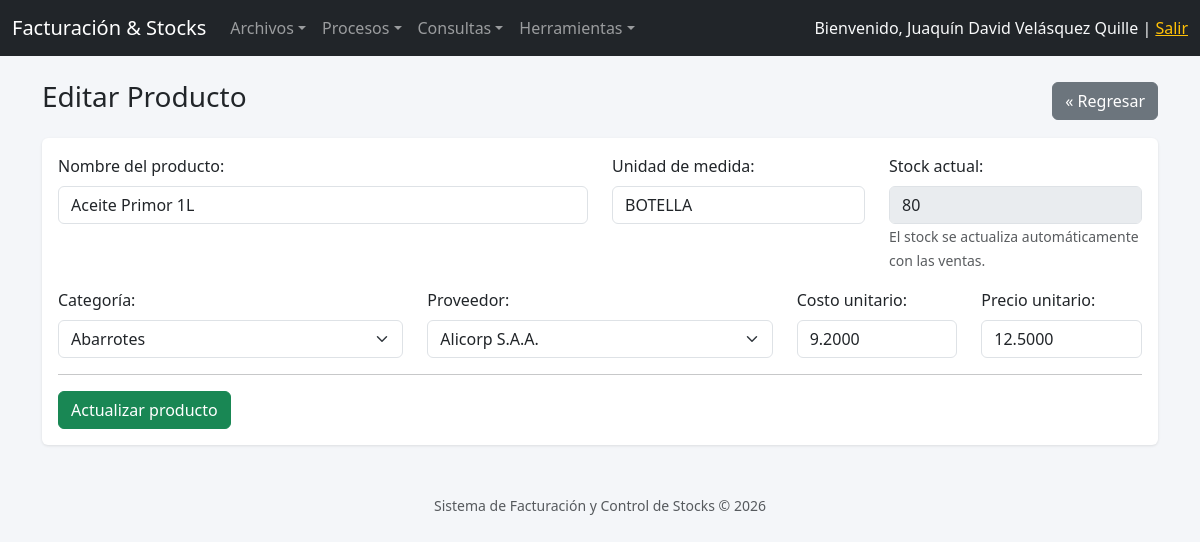
The page /productos/update.php?id=PR0000002 (signed in) on the database its author committed.
### tables this page shows
CREATE TABLE productos (
  idproducto  VARCHAR(10) PRIMARY KEY,
  idproveedor VARCHAR(3) NOT NULL,
  nomproducto VARCHAR(128) NOT NULL,
  unimed      VARCHAR(15),
  stock       INT NOT NULL DEFAULT 0,
  cosuni      DECIMAL(10,4) NOT NULL DEFAULT 0,
  preuni      DECIMAL(10,4) NOT NULL DEFAULT 0,
  idcategoria CHAR(2) NOT NULL,
  estado      CHAR(1) NOT NULL DEFAULT '1',
  CONSTRAINT fk_producto_proveedor FOREIGN KEY (idproveedor) REFERENCES proveedores(idproveedor),
  CONSTRAINT fk_producto_categoria FOREIGN KEY (idcategoria) REFERENCES categorias(idcategoria)
);

CREATE TABLE categorias (
  idcategoria  CHAR(2) PRIMARY KEY,
  nomcategoria VARCHAR(128) NOT NULL
);

CREATE TABLE proveedores (
  idproveedor    VARCHAR(3) PRIMARY KEY,
  nomproveedor   VARCHAR(128) NOT NULL,
  rucproveedor   VARCHAR(11),
  dirproveedor   VARCHAR(128),
  telproveedor   VARCHAR(9),
  emailproveedor VARCHAR(64),
  estado         CHAR(1) NOT NULL DEFAULT '1'
);

### conexion/Conexion.php (called while the page is built, shortened)
<?php
class Conexion
{
    private static $instancia = null;
    private $host   = 'localhost';
    private $dbname = 'facturacion';
    private $user   = 'root';
    private $pass   = '';
    private function __construct()
    {
        try {
            $dsn = "mysql:host={$this->host};dbname={$this->dbname};charset=utf8mb4";
            $this->pdo = new PDO($dsn, $this->user, $this->pass, [
                PDO::ATTR_ERRMODE            => PDO::ERRMODE_EXCEPTION,
                PDO::ATTR_DEFAULT_FETCH_MODE => PDO::FETCH_OBJ,
                PDO::ATTR_EMULATE_PREPARES   => false,
            ]);
        } catch (PDOException $e) {
            die('Error de conexión a la base de datos: ' . $e->getMessage());
        }
    }
    public static function getConexion()
    {
        if (self::$instancia === null) {
            self::$instancia = new Conexion();
        }
        return self::$instancia->pdo;
    }
}

### clases/Producto.php (called while the page is built, shortened)
<?php
require_once __DIR__ . '/../conexion/Conexion.php';
class Producto
{
    private $pdo;
    public function __construct()
    {
        $this->pdo = Conexion::getConexion();
    }
    public function obtenerPorId($idproducto)
    {
        $sql = "SELECT * FROM productos WHERE idproducto = :id";
        $stmt = $this->pdo->prepare($sql);
        $stmt->execute([':id' => $idproducto]);
        return $stmt->fetch();
    }
}

### clases/Categoria.php (called while the page is built, shortened)
<?php
require_once __DIR__ . '/../conexion/Conexion.php';
class Categoria
{
    private $pdo;
    public function __construct()
    {
        $this->pdo = Conexion::getConexion();
    }
    public function listarCategorias()
    {
        $sql = "SELECT * FROM categorias ORDER BY nomcategoria ASC";
        return $this->pdo->query($sql)->fetchAll();
    }
}

### clases/Proveedor.php (called while the page is built, shortened)
<?php
require_once __DIR__ . '/../conexion/Conexion.php';
class Proveedor
{
    private $pdo;
    public function __construct()
    {
        $this->pdo = Conexion::getConexion();
    }
    public function listarProveedores()
    {
        $sql = "SELECT * FROM proveedores WHERE estado = '1' ORDER BY nomproveedor ASC";
        return $this->pdo->query($sql)->fetchAll();
    }
}

### productos/update.php (the view, shortened to what this page needs)
<?php
require_once __DIR__ . '/../clases/Producto.php';
require_once __DIR__ . '/../clases/Proveedor.php';
require_once __DIR__ . '/../clases/Categoria.php';
$productoModel  = new Producto();
$proveedorModel = new Proveedor();
$categoriaModel = new Categoria();
$idproducto = $_GET['id'] ?? '';
$producto = $productoModel->obtenerPorId($idproducto);
$proveedores = $proveedorModel->listarProveedores();
$categorias  = $categoriaModel->listarCategorias();
require_once __DIR__ . '/../includes/header.php';
?>
<div class="d-flex justify-content-between align-items-center mb-3">
    <h3>Editar Producto</h3>
    <a href="index.php" class="btn btn-secondary">&laquo; Regresar</a>
</div>
<div class="card">
<div class="card-body">
<form method="POST" action="update.php?id=<?php echo urlencode($idproducto); ?>">
    <div class="row mb-3">
        <div class="col-md-6">
            <label class="form-label">Nombre del producto:</label>
            <input type="text" name="nomproducto" class="form-control" required
                   value="<?php echo htmlspecialchars($producto->nomproducto); ?>">
        </div>
        <div class="col-md-3">
            <label class="form-label">Unidad de medida:</label>
            <input type="text" name="unimed" class="form-control"
                   value="<?php echo htmlspecialchars($producto->unimed); ?>">
        </div>
        <div class="col-md-3">
            <label class="form-label">Stock actual:</label>
            <input type="number" class="form-control" value="<?php echo $producto->stock; ?>" disabled>
            <small class="text-muted">El stock se actualiza automáticamente con las ventas.</small>
        </div>
    </div>
    <div class="row mb-3">
        <div class="col-md-4">
            <label class="form-label">Categoría:</label>
            <select name="idcategoria" class="form-select" required>
                <?php foreach ($categorias as $cat): ?>
                    <option value="<?php echo $cat->idcategoria; ?>" <?php echo $cat->idcategoria === $producto->idcategoria ? 'selected' : ''; ?>>
                        <?php echo htmlspecialchars($cat->nomcategoria); ?>
                    </option>
                <?php endforeach; ?>
            </select>
        </div>
        <div class="col-md-4">
            <label class="form-label">Proveedor:</label>
            <select name="idproveedor" class="form-select" required>
                <?php foreach ($proveedores as $prov): ?>
                    <option value="<?php echo $prov->idproveedor; ?>" <?php echo $prov->idproveedor === $producto->idproveedor ? 'selected' : ''; ?>>
                        <?php echo htmlspecialchars($prov->nomproveedor); ?>
                    </option>
                <?php endforeach; ?>
            </select>
        </div>
        <div class="col-md-2">
            <label class="form-label">Costo unitario:</label>
            <input type="number" step="0.01" name="cosuni" class="form-control" required
                   value="<?php echo $producto->cosuni; ?>">
        </div>
        <div class="col-md-2">
            <label class="form-label">Precio unitario:</label>
            <input type="number" step="0.01" name="preuni" class="form-control" required
                   value="<?php echo $producto->preuni; ?>">
        </div>
    </div>
    <hr>
    <button type="submit" class="btn btn-success">Actualizar producto</button>
</form>
</div>
</div>
<?php require_once __DIR__ . '/../includes/footer.php'; ?>

### css/style.css (style rules this page uses)
body { background-color: #f4f6f9; }
.card { box-shadow: 0 1px 3px rgba(0,0,0,.1); border: none; }

### rows shown on the page
productos: nomproducto "Aceite Primor 1L", unimed "BOTELLA", stock "80", idcategoria "Abarrotes", idproveedor "Alicorp S.A.A.", cosuni "9.2000", preuni "12.5000"

### other values the page prints
$_SESSION['nombres'] "Juaquín David Velásquez Quille"
